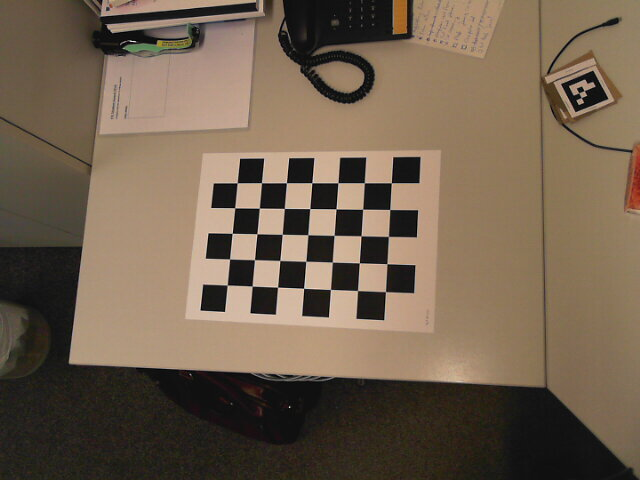
#> input picture calib_data/2018-01-18-161209.jpg, 640 x 480 px
$ python calibrate.py calib_data/2018-01-18-161209.jpg
#> lines starting #> are read from the running program, lines starting #| are printed output that depends on the picture
#!/usr/bin/env python

"""
camera calibration for distorted images with chess board samples
reads distorted images, calculates the calibration and write undistorted images

usage:
    calibrate.py [--debug <output path>] [--square_size] [<image mask>]

default values:
    --debug:    ./output/
    --square_size: 1.0
    <image mask> defaults to ../data/left*.jpg
"""


import numpy as np
import cv2

# local modules
from common import splitfn

# built-in modules
import os

if __name__ == '__main__':
    import sys
    import getopt
    from glob import glob

    args, img_mask = getopt.getopt(sys.argv[1:], '', ['debug=', 'square_size=', 'threads='])
    args = dict(args)
    args.setdefault('--debug', './output/')
    args.setdefault('--square_size', 1.0)
    args.setdefault('--threads', 4)
    if not img_mask:
        img_mask = '../data/left??.jpg'  # default
    else:
        img_mask = img_mask[0]

    img_names = glob(img_mask)
    print(img_names)
    debug_dir = args.get('--debug')
    if debug_dir and not os.path.isdir(debug_dir):
        os.mkdir(debug_dir)
    square_size = float(args.get('--square_size'))

    pattern_size = (5, 7)
    pattern_points = np.zeros((np.prod(pattern_size), 3), np.float32)
    pattern_points[:, :2] = np.indices(pattern_size).T.reshape(-1, 2)
    pattern_points *= square_size

    obj_points = []
    img_points = []
    h, w = cv2.imread(img_names[0], 0).shape[:2]  # TODO: use imquery call to retrieve results
#> h = 480; w = 640

    def processImage(fn):
#> called with fn = 'calib_data/2018-01-18-161209.jpg'
        print('processing %s... ' % fn)
        img = cv2.imread(fn, 0)
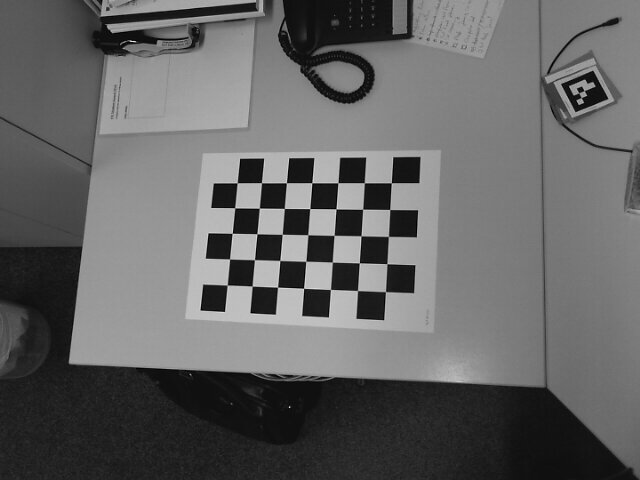
#> img: shape (480, 640); min 0, max 236, mean 100.1
        if img is None:
            print("Failed to load", fn)
            return None

        assert w == img.shape[1] and h == img.shape[0], ("size: %d x %d ... " % (img.shape[1], img.shape[0]))
        found, corners = cv2.findChessboardCorners(img, pattern_size)
#> found = True; corners = 35 rows, first 8: [391.3, 182.8], [389.7, 209.5], [388.4, 236.4], [386.9, 263.7], [385.5, 291.6], [364.3, 182.8], [362.6, 209.2], [361, 235.9]
        if found:
            term = (cv2.TERM_CRITERIA_EPS + cv2.TERM_CRITERIA_COUNT, 30, 0.1)
            cv2.cornerSubPix(img, corners, (5, 5), (-1, -1), term)

        if debug_dir:
            vis = cv2.cvtColor(img, cv2.COLOR_GRAY2BGR)
            cv2.drawChessboardCorners(vis, pattern_size, corners, found)
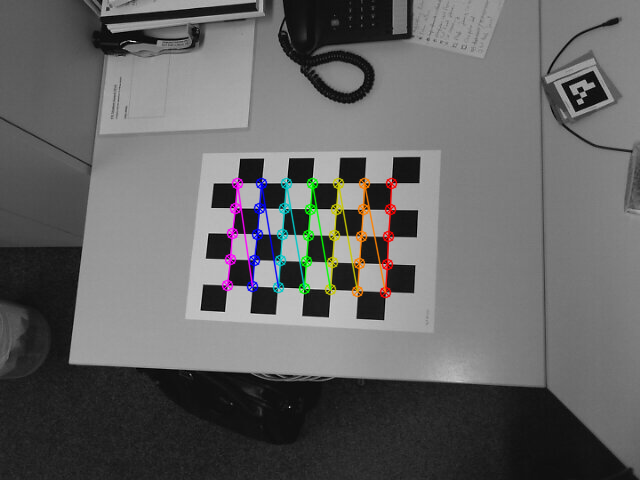
#> vis: shape (480, 640, 3); mean B, G, R 100, 100.2, 100.4
#> (the run stopped early here; a loop or call above may not have finished)

$ run again, on calib_data/2018-01-18-161227.jpg
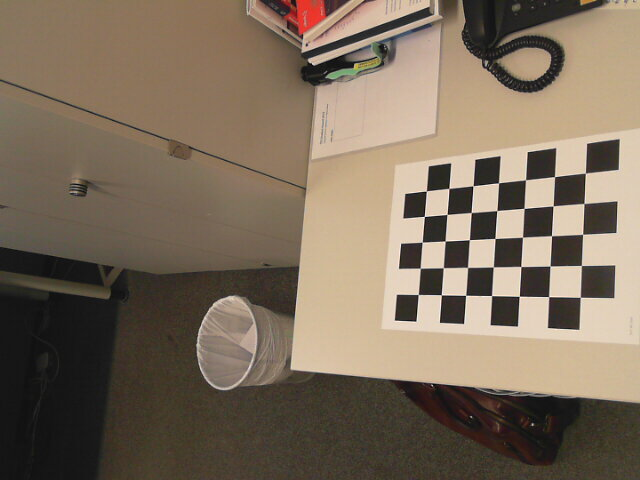
#> input picture calib_data/2018-01-18-161227.jpg, 640 x 480 px
#> h = 480; w = 640
#> in processImage, `img = cv2.imread(fn, 0)`:
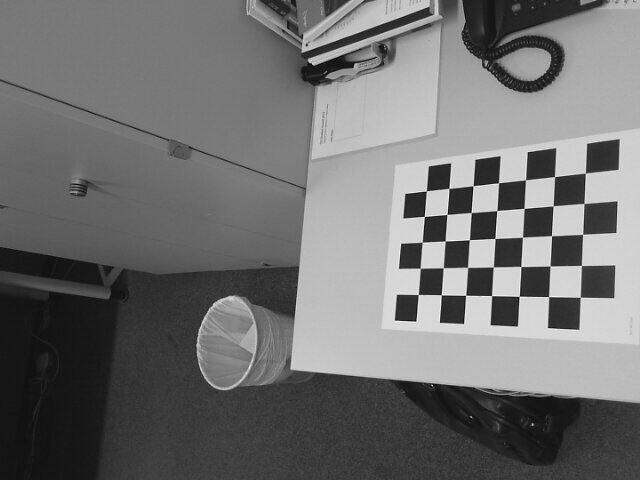
#> img: shape (480, 640); min 3, max 253, mean 112.3
#> found = True; corners = 35 rows, first 8: [585.4, 173.2], [583.9, 203.5], [582.6, 234.3], [581.4, 265.4], [580.3, 297.3], [554.5, 176.7], [553.1, 205.9], [551.5, 235.7]
#> in processImage, `cv2.drawChessboardCorners(vis, pattern_size, corners, found)`:
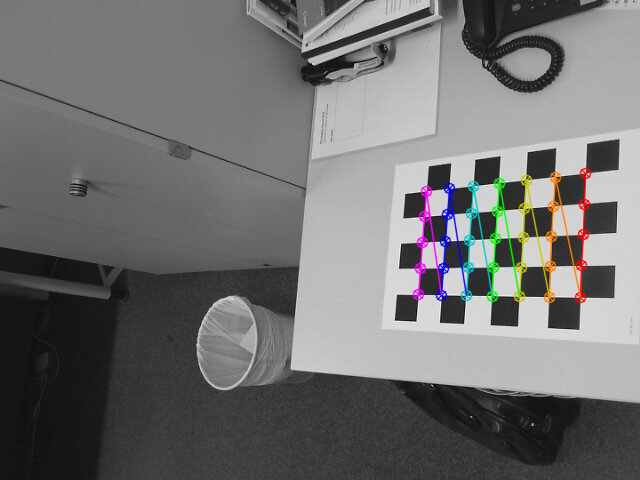
#> vis: shape (480, 640, 3); mean B, G, R 111.9, 112, 112.3

$ run again, on calib_data/2018-01-18-161233.jpg
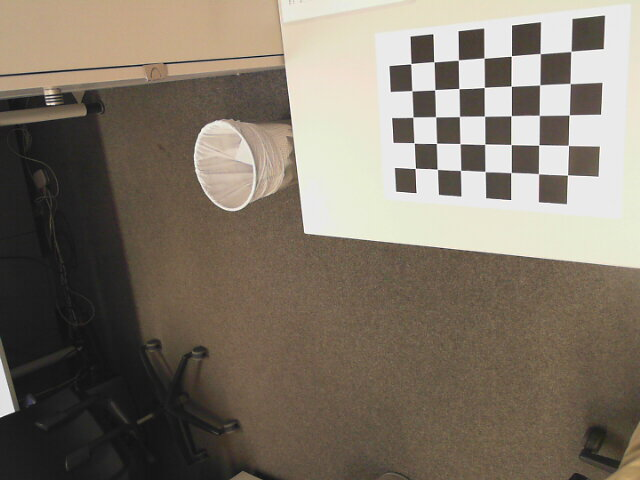
#> input picture calib_data/2018-01-18-161233.jpg, 640 x 480 px
#> h = 480; w = 640
#> in processImage, `img = cv2.imread(fn, 0)`:
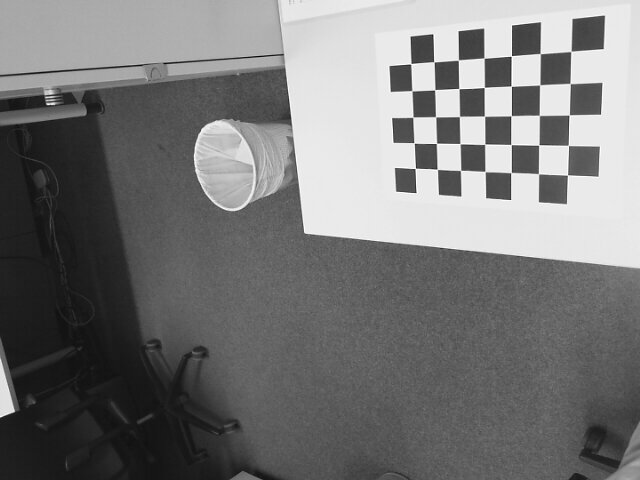
#> img: shape (480, 640); min 1, max 255, mean 119.6
#> found = True; corners = 35 rows, first 8: [570.9, 51.41], [570, 83.48], [569.2, 115], [568.3, 145.3], [567.5, 175], [540.2, 53.56], [539.6, 84.99], [539.3, 115.5]
#> in processImage, `cv2.drawChessboardCorners(vis, pattern_size, corners, found)`:
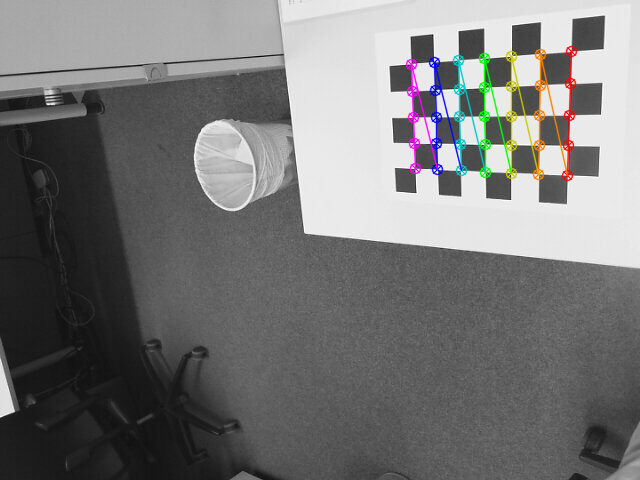
#> vis: shape (480, 640, 3); mean B, G, R 118.8, 119, 119.2

$ run again, on calib_data/2018-01-18-161240.jpg
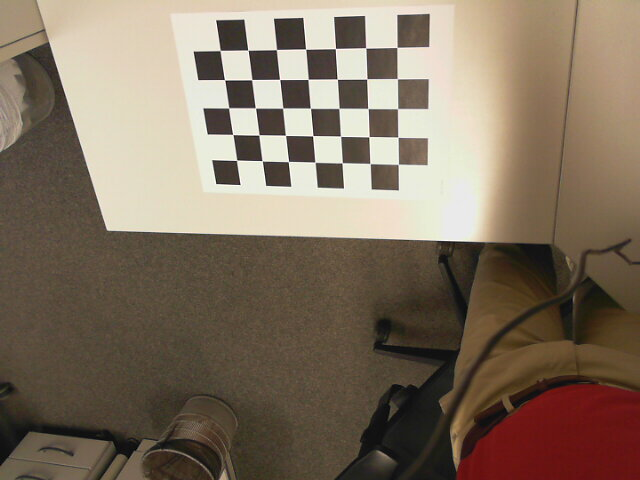
#> input picture calib_data/2018-01-18-161240.jpg, 640 x 480 px
#> h = 480; w = 640
#> in processImage, `img = cv2.imread(fn, 0)`:
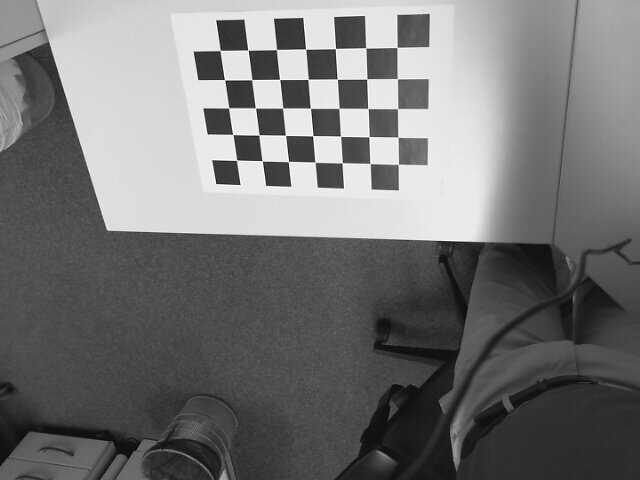
#> img: shape (480, 640); min 0, max 255, mean 115.9
#> found = True; corners = 35 rows, first 8: [397, 47.45], [397.4, 78.66], [397.5, 108.7], [397.9, 137.2], [398.2, 164.3], [365.7, 47.8], [366.8, 78.93], [367.9, 108.5]
#> in processImage, `cv2.drawChessboardCorners(vis, pattern_size, corners, found)`:
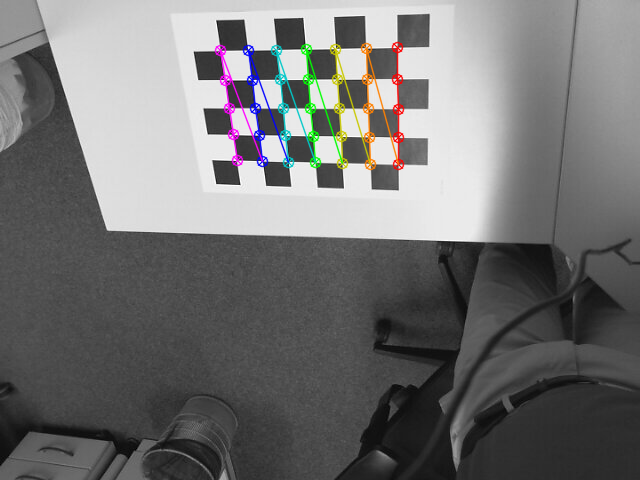
#> vis: shape (480, 640, 3); mean B, G, R 115.2, 115.4, 115.6
